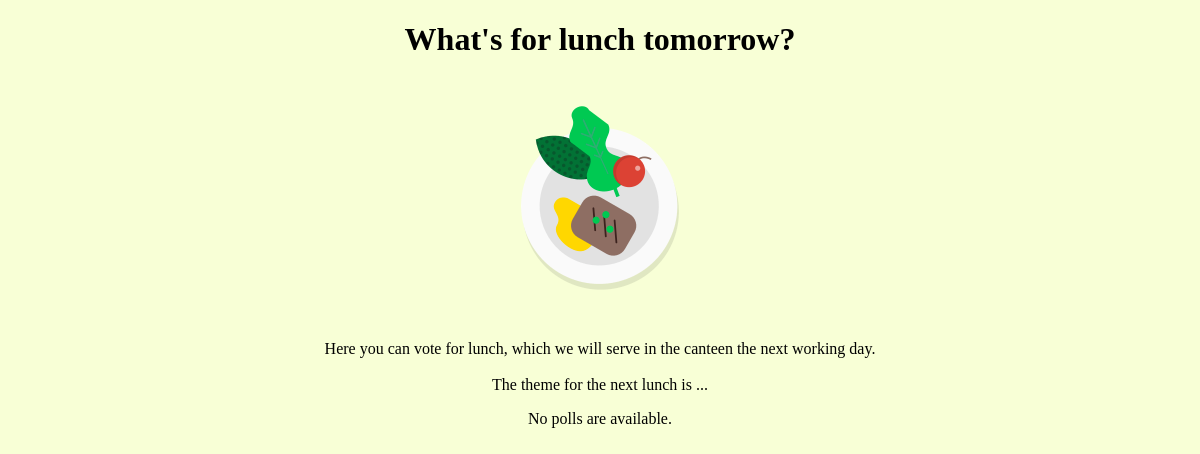
Before: /lunch_app/ with the older database file.
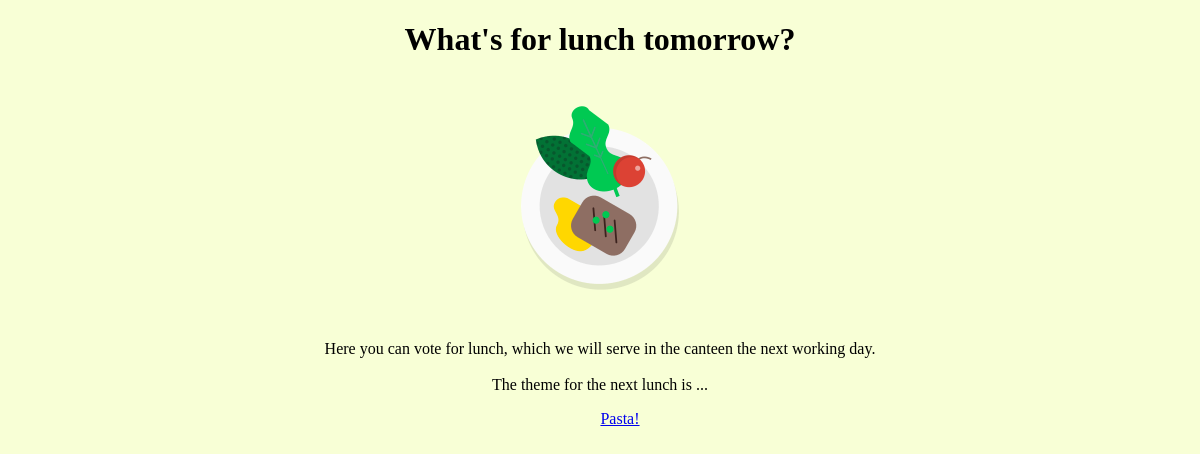
After: the same page with the newer database file.
### lunch_app/models.py (models this page shows, shortened)
class Lunch(models.Model):
    class Meta:
        verbose_name_plural = "lunches"
    lunch = models.CharField(max_length=200)
    date = models.DateField('date', unique=True)

### lunch_app/views.py (the view)
# urls.py: path('', views.IndexView.as_view(), name='index'),
class IndexView(generic.ListView):
    template_name = 'lunch_app/index.html'
    context_object_name = 'next_lunch'
    def get_queryset(self):
        return Lunch.objects.filter(date=timezone.now())

### lunch_app/templates/lunch_app/index.html (shortened to what this page needs)
<!DOCTYPE html>
<html>
  <head>
  </head>
  <body>
    <h1>What's for lunch tomorrow?</h1>
    {% load static %}
    <img src="{% static 'media/image.png' %}" />
    <link rel="stylesheet" type="text/css" href="{% static 'lunch_app/style.css' %}">
    <br/>
    Here you can vote for lunch, which we will serve in the canteen the next working day.
    <br/> <br/>
    The theme for the next lunch is ...
    <br/>
      {% if next_lunch %}
      <ul>
      {% for lunch in next_lunch %}
      <a href="{% url 'lunch_app:detail' lunch.id %}">{{ lunch.lunch }}</a></li>    {% endfor %}
      </ul>
  {% else %}
      <p>No polls are available.</p>
  {% endif %}
  </body>
</html>

### lunch_app/static/lunch_app/style.css (style rules this page uses)
body { text-align: center; background: rgb(248, 255, 214); }

Changed rows visible on the page:
added Lunch: lunch "Pasta!"
Other visible differences:
text no longer shown: "No polls are available."
